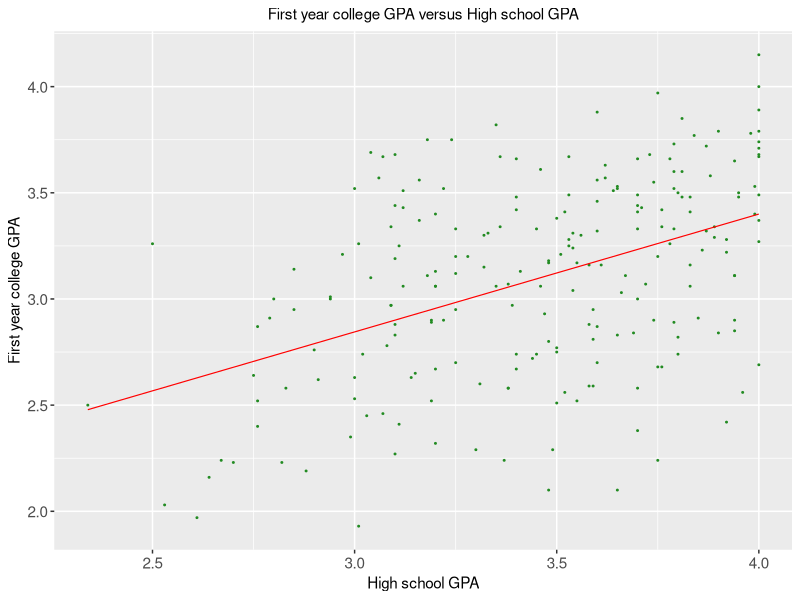
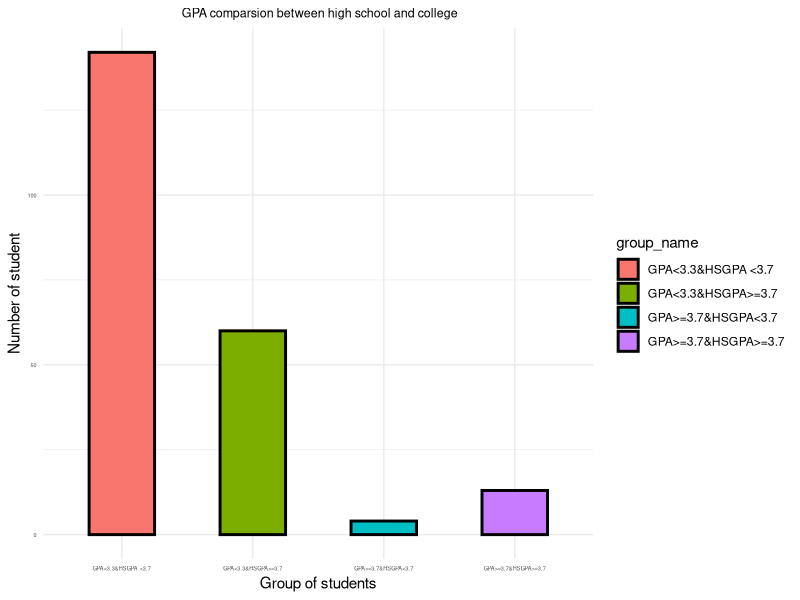
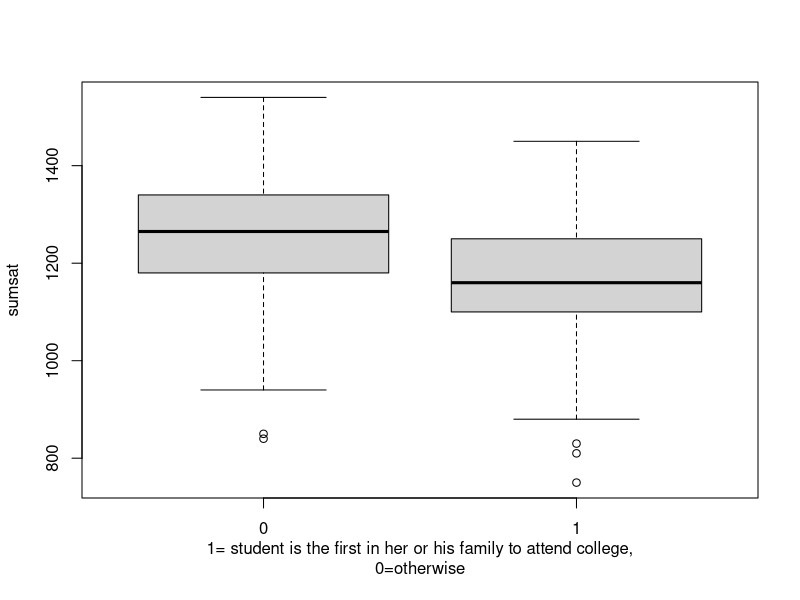
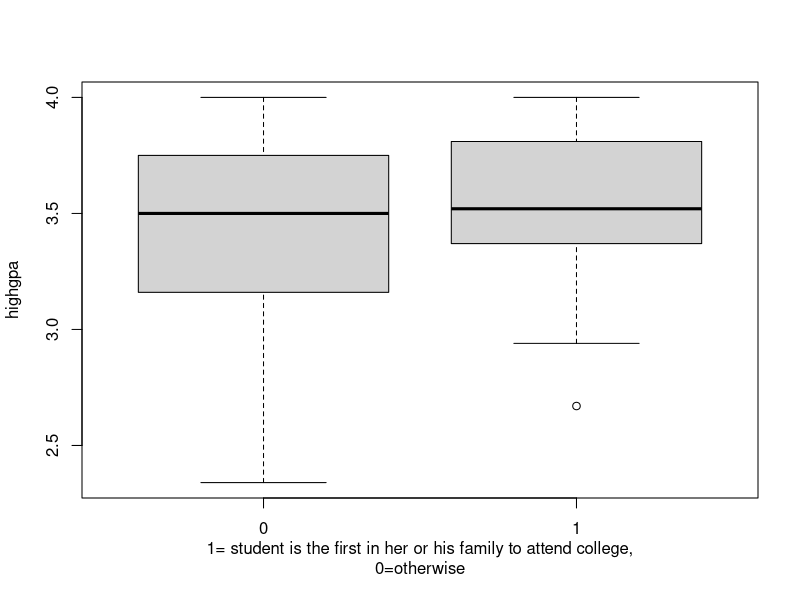
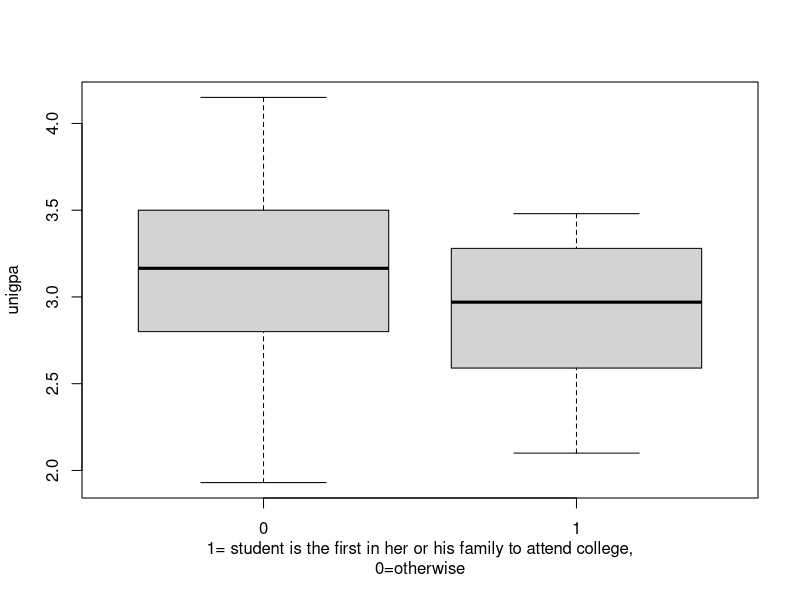
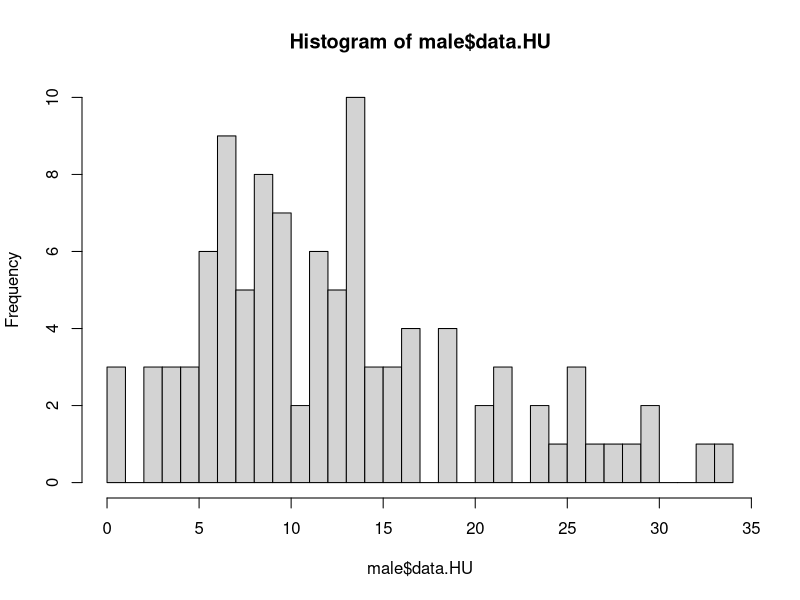
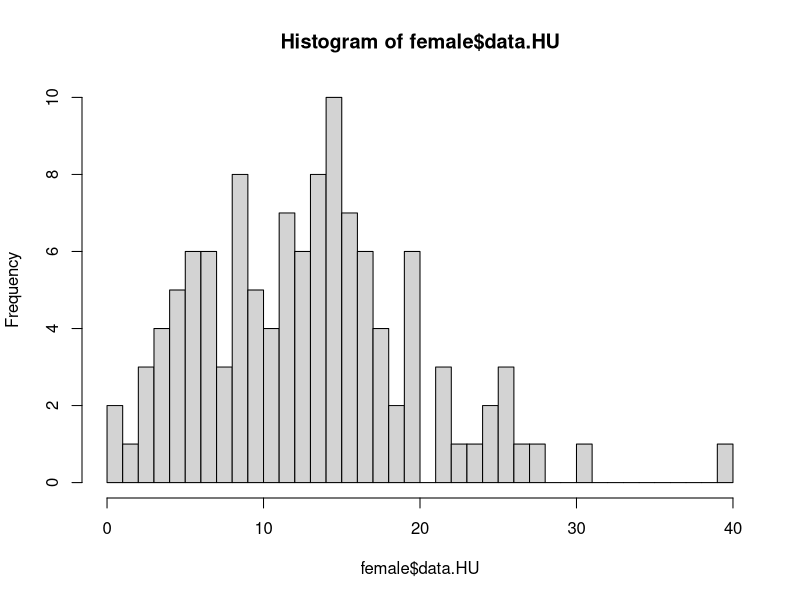
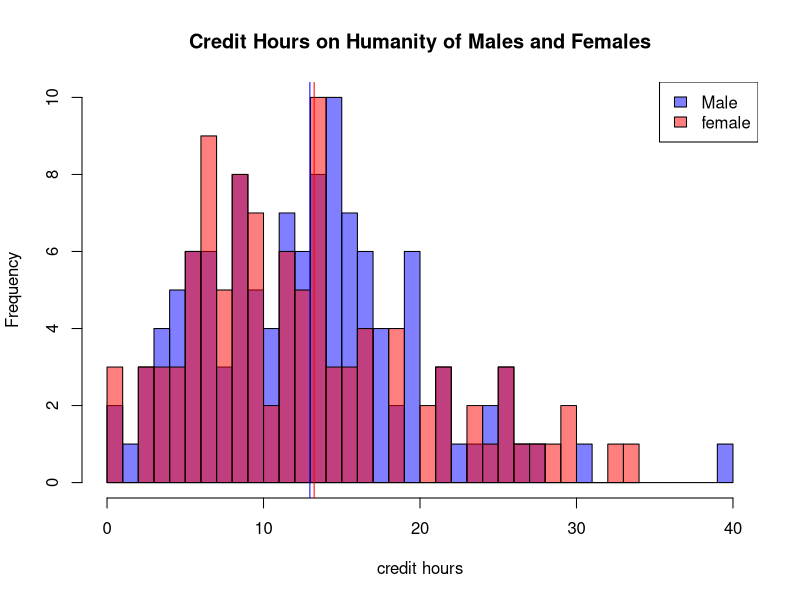

Generate these figures, in order, with R:
## ---- chunk 1
knitr::opts_chunk$set(echo = TRUE)
## ---- chunk 2
#primary objective
#set up
#install.packages("ggplot2")
library(ggplot2)

#load the data
student_info<-read.csv("FirstYearGPA.csv",header=T)

#set up variables
#set of high school GPA of students
x<-student_info$HSGPA
#set of first year college GPA of students
y<-student_info$GPA

#student whose GPA scores above or equal 3.7 in high school
HSGPA_greater_than_critical_value<-student_info[student_info$HSGPA>=3.7,]


#student whose GPA scores below 3.7 in high school
HSGPA_less_than_critical_value<-student_info[student_info$HSGPA<3.7,]


#college GPA>=3.7 and high school GPA >=3.7
group_A<-student_info[(student_info$HSGPA>=3.7&student_info$GPA>=3.7),]

#college GPA>3.7 and high school GPA <3.7
group_B<-student_info[student_info$HSGPA<3.7&student_info$GPA>=3.7,]

#college GPA<3.7 and high school GPA >=3.7
group_C<-student_info[student_info$HSGPA>=3.7&student_info$GPA<3.7,]

#college GPA<3.7 and high school GPA <3.7
group_D<-student_info[student_info$HSGPA<3.7&student_info$GPA<3.7,]


#Graph plotting
#scatter plot
graph_GPA<-ggplot(student_info,aes(x=HSGPA,y=GPA))+geom_point(size=0.35,color="forestgreen")+geom_smooth(size=0.4,method="lm",color="red",se=F)+labs(x="High school GPA",y="First year college GPA",title="First year college GPA versus High school GPA")+theme(axis.text=element_text(size=11),plot.title=element_text(size=11,hjust = 0.5))

graph_GPA

#barchart 
#set up
group_name<-c("GPA>=3.7&HSGPA>=3.7","GPA>=3.7&HSGPA<3.7","GPA<3.3&HSGPA>=3.7","GPA<3.3&HSGPA <3.7")
group_size<-c(length(group_A$GPA),length(group_B$GPA),length(group_C$GPA),length(group_D$GPA))
group_data<-data.frame(group_name,group_size)

  

ggplot(data=group_data,aes(x=group_name,y=group_size,fill=group_name))+geom_bar(stat="identity",width=0.5,color="black",size=1)+theme_minimal()+labs(x="Group of students",y="Number of student",title=" GPA comparsion between high school and college")+theme(axis.text=element_text(size=4),plot.title=element_text(size=9,hjust = 0.5))

#Pearson’s Correlation Coefficient

size_of_sample<-length(x)

#mean of sample X
mean_x<-mean(x)

#mean of sample Y
mean_y<-mean(y)

#calculation for Pearson’s Correlation Coefficient according to the formula shown in the appendix of the report
numerator<-sum((x-mean_x)*(y-mean_y))
denominator_1<-(sqrt(sum(((x-mean_x)^2))))
denominator_2<-(sqrt(sum(((y-mean_y)^2))))

 
r<-numerator/(denominator_1*denominator_2)

r

#secondary objective
#set up
#load the data
data<- read.csv("FirstYearGPA.csv",header=T)
#set up variables
satvnc_1<- data$SATV
satvnc_2<- data$SATM
#sumsat=sum of SAT score
sumsat<- satvnc_1 + satvnc_2
#highgpa=high school GPA
highgpa<- data$HSGPA
#unigpa=first year college GPA
unigpa<- data$GPA
#familyedu=family education level
familyedu<- data$FirstGen

#boxplot:family education level and sumsat
boxplot(sumsat~familyedu, xlab="1= student is the first in her or his family to attend college,
0=otherwise")

#boxplot:family education level and high school GPA
boxplot(highgpa~familyedu,xlab="1= student is the first in her or his family to attend college,
0=otherwise")

#boxplot:family education level and first year college GPA
boxplot(unigpa~familyedu,xlab="1= student is the first in her or his family to attend college,
0=otherwise")

#correlation coefficient:family education level and sumsat
cor(familyedu,sumsat)

#correlation coefficient:family education level and high school GPA
cor(familyedu,highgpa)

#correlation coefficient:family education level and first year college GPA
cor(familyedu,unigpa)

#Tertiary objective
#read data set
data <- read.csv("FirstYearGPA.csv")

#extract the Male, HU, SS from the data set
d <- data.frame(data$Male, data$HU, data$SS)

#seperate set
m <- d$data.Male == 1
male <- d[m,]
female <- d[!m,]

#add gender
nrow(male)
nrow(female)
gender <- c(rep("Male",102), rep("Female",117))
HU <- c(male$data.HU, female$data.HU)
SS <- c(male$data.SS, female$data.SS)
df <- data.frame(gender, HU, SS)
genderm <- c(rep("Male",102))
HUm <- c(male$data.HU)
SSm <- c(male$data.SS)
dfm <- data.frame(genderm, HUm, SSm)
genderf <- c(rep("Female",117))
HUf <- c(female$data.HU)
SSf <- c(female$data.SS)
dff <- data.frame(genderf, HUf, SSf)

#graph of gender and cradit on humanity course
p1 <- hist(male$data.HU, breaks = 40)
p2 <- hist(female$data.HU, breaks = 40)
plot(p2, col = rgb(0, 0, 1, 1/2), main="Credit Hours on Humanity of Males and Females", xlab="credit hours", ylim = c(0,10))
plot(p1, col = rgb(1, 0, 0, 1/2), add = T)
abline(v = mean(male$data.HU), col="blue")
abline(v = mean(female$data.HU), col="red")
legend("topright", c("Male", "female"), fill = c(rgb(0, 0, 1, 1/2), rgb(1, 0, 0, 1/2)))

#graph of Credit Hours on Social Science course
p1 <- hist(male$data.SS, breaks = 25)
p2 <- hist(female$data.SS, breaks = 25)
plot(p2, col = rgb(0, 0, 1, 1/2), main="Credit Hours on Social Science of Males and Females", xlab="credit hours", ylim = c(0,18))
plot(p1, col = rgb(1, 0, 0, 1/2), add = T)
abline(v = mean(male$data.SS), col="blue")
abline(v = mean(female$data.SS), col="red")
legend("topright", c("Male", "female"), fill = c(rgb(0, 0, 1, 1/2), rgb(1, 0, 0, 1/2)))

#graph of Credit Hours on Social Science and Humanity of males
p1 <- hist(male$data.HU, breaks = 40)
p2 <- hist(male$data.SS, breaks = 20)
plot(p2, col = rgb(0, 0, 1, 1/2), main="Credit Hours on Social Science and Humanity of Males", xlab="credit hours", xlim = c(0,40), ylim = c(0,17))
plot(p1, col = rgb(1, 0, 0, 1/2), add = T)
abline(v = mean(male$data.SS), col="blue")
abline(v = mean(male$data.HU), col="red")
legend("topright", c("Social Science", "Humanity"), fill = c(rgb(0, 0, 1, 1/2), rgb(1, 0, 0, 1/2)))


#graph of Credit Hours on Social Science and Humanity of males
p1 <- hist(female$data.HU, breaks = 40)
p2 <- hist(female$data.SS, breaks = 25)
plot(p2, col = rgb(0, 0, 1, 1/2), main="Credit Hours on Social Science and Humanity of Females", xlab="credit hours", xlim = c(0,40), ylim = c(0,18))
plot(p1, col = rgb(1, 0, 0, 1/2), add = T)
abline(v = mean(female$data.SS), col="blue")
abline(v = mean(female$data.HU), col="red")
legend("topright", c("Social Science", "Humanity"), fill = c(rgb(0, 0, 1, 1/2), rgb(1, 0, 0, 1/2)))

#mean
mean(male$data.SS)
mean(male$data.HU)
mean(female$data.SS)
mean(female$data.HU)

#normality test
shapiro.test(male$data.SS)
shapiro.test(male$data.HU)
shapiro.test(female$data.SS)
shapiro.test(female$data.HU)

#variance test
bartlett.test(HU ~ gender, df)
bartlett.test(SS ~ gender, df)

